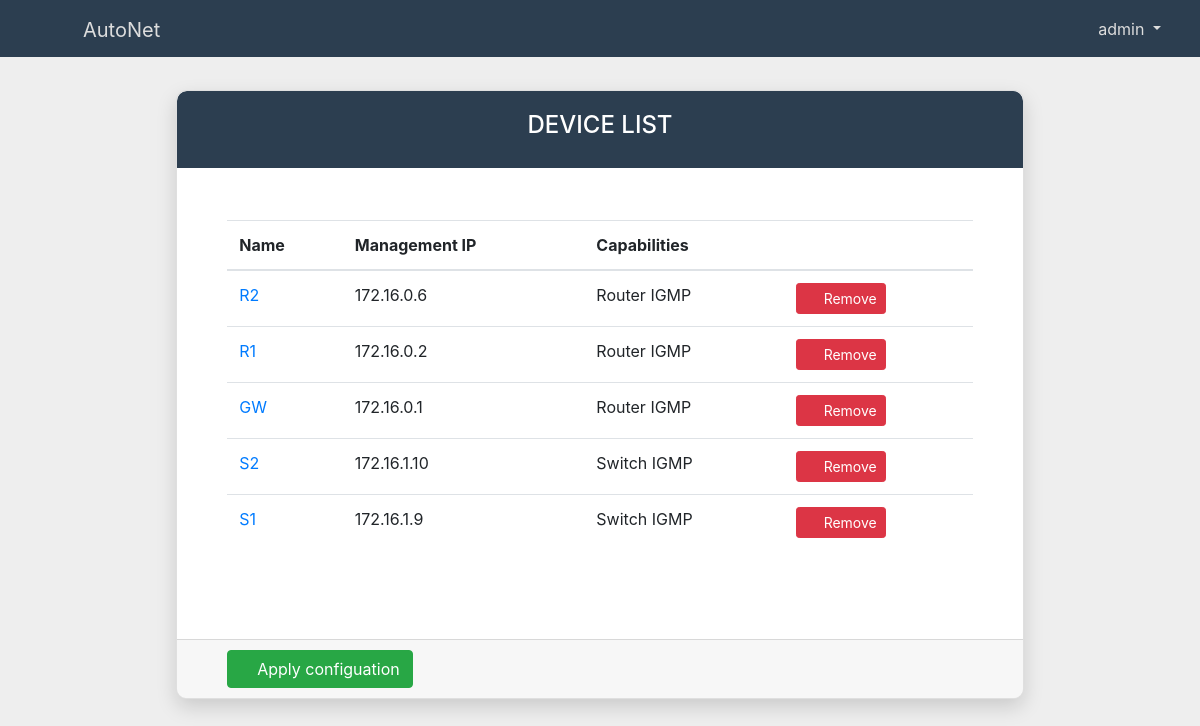
/device_list/ (signed in), run on the app's committed database.
### control/models.py (models this page shows, shortened)
class Device(models.Model):
    user = models.ForeignKey(User, default=1, on_delete=models.CASCADE)
    hostname = models.CharField(max_length=255)
    managementIP = models.GenericIPAddressField(null=True)
    localPort = models.CharField(max_length=255)
    remotePort = models.CharField(max_length=255)
    platform = models.CharField(max_length=255)
    softwareVersion = models.CharField(max_length=255)
    deviceType = models.CharField(max_length=255, default='cisco_ios')
    capabilities = models.CharField(max_length=100, null=True)
    monitored = models.BooleanField(default=False)

### control/views.py (the view)
# urls.py: path('device_list/', views.diviceList, name='device_list'),
def diviceList(request):
    if not request.user.is_authenticated:
        return redirect('control:login')
    else:
        allDevices = Device.objects.filter(user=request.user)
        allProfiles = Profile.objects.filter(user=request.user)
        allConfigs = UserConfig.objects.filter(user=request.user)
        return render(request, 'control/device_list.html',
                      {'allDevices': allDevices, 'allProfiles': allProfiles, 'allConfigs': allConfigs})

### control/templates/control/device_list.html (shortened to what this page needs)
{% extends 'control/base.html' %}{% block deviceList_active %}active{% endblock %}{% block body %}
<div class="container-fluid">
    <div class="row justify-content-center">
        <div class="col-sm-12 col-md-9">
            <div class="card account-info-wrapper" style="overflow-x: scroll !important;">
                <div class="card-heading text-center">
                    <h4 class="title">Device List</h4>
                </div>
                <div class="card-body">
                    <table id="device_list" class="table" style="width:100%; padding-top: 10px; padding-bottom: 10px;">
                        <thead>
                            <th>Name</th>
                            <th>Management IP</th>
                            <th>Capabilities</th>
                            <th></th>
                        </thead>
                        {% for device in allDevices %}
                        <tr>
                            <td><a href="{% url 'control:device_detail' device.id %}">{{device.hostname}}</a></td>
                            <td>{{device.managementIP}}</td>
                            <td>{{device.capabilities}}</td>
                            <td>
                                <form action="{% url 'control:remove_device' %}" method="POST">
                                    <button type="submit" class="btn btn-danger btn-sm"><i class="fas fa-trash"></i>&nbsp;&nbsp;Remove</button>
                                </form>
                            </td>
                        </tr>
                        {% endfor %}
                    </table>
                </div>
                <div class="card-footer" style="padding: 10px; padding-left: 50px;">
                    <button class="btn btn-success" data-toggle="modal" data-target="#addUserModal"><span
                        class="fas fa-plus-circle"></span>&nbsp;Apply configuation</button>
                </div>
            </div>
        </div>
    </div>
</div>
{% endblock %}

### control/templates/control/base.html (shortened to what this page needs)
{% load static %}
<!doctype html>
<html lang="en">
<head>
    <link rel="stylesheet" href="{% static 'style/css/bootstrap.min.css' %}">
    <link rel="stylesheet" type="text/css" href="{% static 'DataTables/datatables.min.css' %}"/>
    <link rel="stylesheet" href="{% static 'fontawesome-free-5.15.1-web/css/all.css' %}">
    <link rel="stylesheet" href="{% static 'style/sidebar.css' %}">
</head>
<body>
    <div id="wrapper" class>
        <nav class="navbar fixed-top navbar-expand-lg navbar-light bg-custom" style="height: 57px;">
            <div class="container-fluid">
                <div class="navbar-header">
                    <a href="#" class="btn" id="menu-toggle">
                        <i class="fas fa-bars" style="color: #ddd;"></i>
                    </a>&nbsp;&nbsp;
                    <a class="navbar-brand" href="{% url 'control:index' %}" style="padding-top: 10px; color: #ddd;">AutoNet</a>
                </div>
                <ul class="navbar-nav ml-auto">
                    <li class="nav-item dropdown">
                        <a class="dropdown-toggle user-dropdown" href="#" id="navbarDropdown1" role="button" data-toggle="dropdown" aria-haspopup="true" aria-expanded="false" style="text-decoration: none;">
                            <span class="fas fa-cog"></span>&nbsp;&nbsp;{{user.username}}
                        </a>
                    </li>
                </ul>
            </div>
        </nav>
        <div id="page-content-wrapper">
            {% block body %} {% endblock %}
        </div>
        </div>
</body>
</html>

### control/static/style/sidebar.css (style rules this page uses)
body { background: #EEEEEE; height: 100%; overflow-y: scroll !important; }
.bg-custom { background: #2c3e50; }
#page-content-wrapper { width: 100%; padding: 15px; transition: 0.1s; }
.navbar li a { display: block; }
.navbar a { color: #ddd; }
.user-dropdown { border-width: 1px; border-radius: 5px; border: solid #ddd0 1px; padding: 4px 7px; }
.card { border-radius: 3px; background: #fff; }
.card-heading { background: #2c3e50; color: #fff; padding: 20px 0; border-top-left-radius: 10px; border-top-right-radius: 10px; text-transform: uppercase; }
.card-body { padding: 52px 50px; padding-bottom: 73px; }
.account-info-wrapper { margin-top: 75px; border-radius: 10px; box-shadow: 0px 8px 20px 0px rgba(0, 0, 0, 0.15); }

### data on the page
Device: hostname "R2", managementIP "172.16.0.6", capabilities "Router IGMP"
Device: hostname "R1", managementIP "172.16.0.2", capabilities "Router IGMP"
Device: hostname "GW", managementIP "172.16.0.1", capabilities "Router IGMP"
Device: hostname "S2", managementIP "172.16.1.10", capabilities "Switch IGMP"
Device: hostname "S1", managementIP "172.16.1.9", capabilities "Switch IGMP"

### other printed values
{{ user.username }} "admin"
